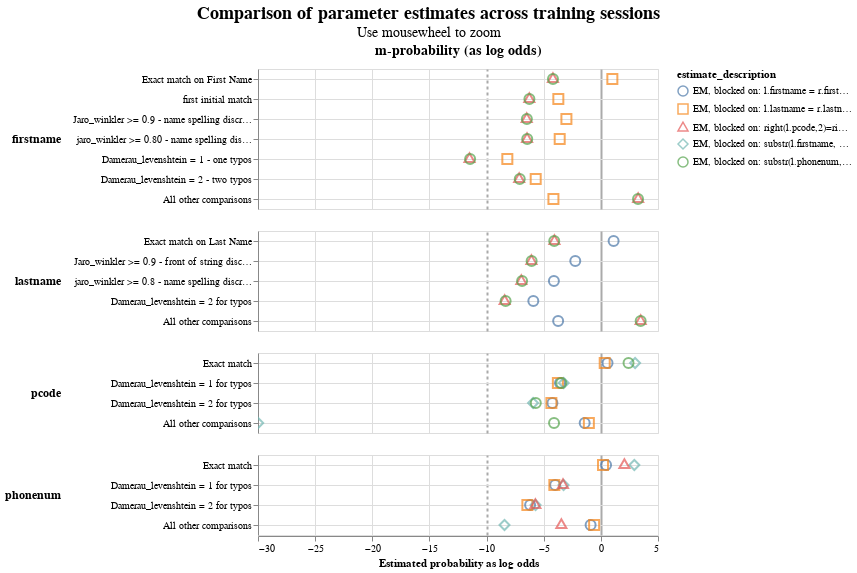

The notebook cell this image was saved under:
### Code cell
linker.parameter_estimate_comparisons_chart()

### Figure 1 — Vega-Lite specification as saved in the notebook (floating-point values rounded to 4 significant figures)
{"$schema": "https://vega.github.io/schema/vega-lite/v5.9.3.json", "config": {"title": {"anchor": "middle", "fontSize": 18, "subtitleFontSize": 14}, "view": {"continuousHeight": 300, "continuousWidth": 400}}, "data": {"name": "data-c3c95261eb9d68d7f91f182a466c9c99"}, "datasets": {"data-c3c95261eb9d68d7f91f182a466c9c99": [{"comparison_level_label": "Exact match on First Name", "comparison_name": "firstname", "comparison_sort_order": 0, "comparison_vector_value": 6, "estimate_description": "EM, blocked on: l.lastname = r.lastname", "estimated_probability": 0.6676, "estimated_probability_as_log_odds": 1.006, "m_or_u": "m", "sql_condition": "firstname_l = firstname_r"}, {"comparison_level_label": "Exact match on First Name", "comparison_name": "firstname", "comparison_sort_order": 0, "comparison_vector_value": 6, "estimate_description": "EM, blocked on: right(l.pcode,2)=right(r.pcode,2)", "estimated_probability": 0.05185, "estimated_probability_as_log_odds": -4.193, "m_or_u": "m", "sql_condition": "firstname_l = firstname_r"}, {"comparison_level_label": "Exact match on First Name", "comparison_name": "firstname", "comparison_sort_order": 0, "comparison_vector_value": 6, "estimate_description": "EM, blocked on: substr(l.phonenum,1,2)=substr(r.phonenum,1,2)", "estimated_probability": 0.05193, "estimated_probability_as_log_odds": -4.19, "m_or_u": "m", "sql_condition": "firstname_l = firstname_r"}, {"comparison_level_label": "first initial match", "comparison_name": "firstname", "comparison_sort_order": 0, "comparison_vector_value": 5, "estimate_description": "EM, blocked on: l.lastname = r.lastname", "estimated_probability": 0.07051, "estimated_probability_as_log_odds": -3.721, "m_or_u": "m", "sql_condition": "(length(firstname_l) = 1 OR length(firstname_r) = 1 ) AND (substr(firstname_l, 1, 1) = substr(firstname_r, 1, 1))"}, {"comparison_level_label": "first initial match", "comparison_name": "firstname", "comparison_sort_order": 0, "comparison_vector_value": 5, "estimate_description": "EM, blocked on: right(l.pcode,2)=right(r.pcode,2)", "estimated_probability": 0.01289, "estimated_probability_as_log_odds": -6.259, "m_or_u": "m", "sql_condition": "(length(firstname_l) = 1 OR length(firstname_r) = 1 ) AND (substr(firstname_l, 1, 1) = substr(firstname_r, 1, 1))"}, {"comparison_level_label": "first initial match", "comparison_name": "firstname", "comparison_sort_order": 0, "comparison_vector_value": 5, "estimate_description": "EM, blocked on: substr(l.phonenum,1,2)=substr(r.phonenum,1,2)", "estimated_probability": 0.01295, "estimated_probability_as_log_odds": -6.252, "m_or_u": "m", "sql_condition": "(length(firstname_l) = 1 OR length(firstname_r) = 1 ) AND (substr(firstname_l, 1, 1) = substr(firstname_r, 1, 1))"}, {"comparison_level_label": "Jaro_winkler >= 0.9 - name spelling discrepancies", "comparison_name": "firstname", "comparison_sort_order": 0, "comparison_vector_value": 4, "estimate_description": "EM, blocked on: l.lastname = r.lastname", "estimated_probability": 0.1101, "estimated_probability_as_log_odds": -3.014, "m_or_u": "m", "sql_condition": "jaro_winkler_similarity(firstname_l, firstname_r) >= 0.9"}, {"comparison_level_label": "Jaro_winkler >= 0.9 - name spelling discrepancies", "comparison_name": "firstname", "comparison_sort_order": 0, "comparison_vector_value": 4, "estimate_description": "EM, blocked on: right(l.pcode,2)=right(r.pcode,2)", "estimated_probability": 0.01102, "estimated_probability_as_log_odds": -6.488, "m_or_u": "m", "sql_condition": "jaro_winkler_similarity(firstname_l, firstname_r) >= 0.9"}, {"comparison_level_label": "Jaro_winkler >= 0.9 - name spelling discrepancies", "comparison_name": "firstname", "comparison_sort_order": 0, "comparison_vector_value": 4, "estimate_description": "EM, blocked on: substr(l.phonenum,1,2)=substr(r.phonenum,1,2)", "estimated_probability": 0.01113, "estimated_probability_as_log_odds": -6.474, "m_or_u": "m", "sql_condition": "jaro_winkler_similarity(firstname_l, firstname_r) >= 0.9"}, {"comparison_level_label": "jaro_winkler >= 0.80 - name spelling discrepancies", "comparison_name": "firstname", "comparison_sort_order": 0, "comparison_vector_value": 3, "estimate_description": "EM, blocked on: l.lastname = r.lastname", "estimated_probability": 0.07614, "estimated_probability_as_log_odds": -3.601, "m_or_u": "m", "sql_condition": "jaro_winkler_similarity(firstname_l, firstname_r) >= 0.80"}, {"comparison_level_label": "jaro_winkler >= 0.80 - name spelling discrepancies", "comparison_name": "firstname", "comparison_sort_order": 0, "comparison_vector_value": 3, "estimate_description": "EM, blocked on: right(l.pcode,2)=right(r.pcode,2)", "estimated_probability": 0.01124, "estimated_probability_as_log_odds": -6.46, "m_or_u": "m", "sql_condition": "jaro_winkler_similarity(firstname_l, firstname_r) >= 0.80"}, {"comparison_level_label": "jaro_winkler >= 0.80 - name spelling discrepancies", "comparison_name": "firstname", "comparison_sort_order": 0, "comparison_vector_value": 3, "estimate_description": "EM, blocked on: substr(l.phonenum,1,2)=substr(r.phonenum,1,2)", "estimated_probability": 0.01136, "estimated_probability_as_log_odds": -6.443, "m_or_u": "m", "sql_condition": "jaro_winkler_similarity(firstname_l, firstname_r) >= 0.80"}, {"comparison_level_label": "Damerau_levenshtein = 1 - one typos", "comparison_name": "firstname", "comparison_sort_order": 0, "comparison_vector_value": 2, "estimate_description": "EM, blocked on: l.lastname = r.lastname", "estimated_probability": 0.003428, "estimated_probability_as_log_odds": -8.183, "m_or_u": "m", "sql_condition": "damerau_levenshtein(firstname_l, firstname_r) <= 1"}, {"comparison_level_label": "Damerau_levenshtein = 1 - one typos", "comparison_name": "firstname", "comparison_sort_order": 0, "comparison_vector_value": 2, "estimate_description": "EM, blocked on: right(l.pcode,2)=right(r.pcode,2)", "estimated_probability": 0.0003469, "estimated_probability_as_log_odds": -11.49, "m_or_u": "m", "sql_condition": "damerau_levenshtein(firstname_l, firstname_r) <= 1"}, {"comparison_level_label": "Damerau_levenshtein = 1 - one typos", "comparison_name": "firstname", "comparison_sort_order": 0, "comparison_vector_value": 2, "estimate_description": "EM, blocked on: substr(l.phonenum,1,2)=substr(r.phonenum,1,2)", "estimated_probability": 0.0003597, "estimated_probability_as_log_odds": -11.44, "m_or_u": "m", "sql_condition": "damerau_levenshtein(firstname_l, firstname_r) <= 1"}, {"comparison_level_label": "Damerau_levenshtein = 2 - two typos", "comparison_name": "firstname", "comparison_sort_order": 0, "comparison_vector_value": 1, "estimate_description": "EM, blocked on: l.lastname = r.lastname", "estimated_probability": 0.01886, "estimated_probability_as_log_odds": -5.701, "m_or_u": "m", "sql_condition": "damerau_levenshtein(firstname_l, firstname_r) = 2"}, {"comparison_level_label": "Damerau_levenshtein = 2 - two typos", "comparison_name": "firstname", "comparison_sort_order": 0, "comparison_vector_value": 1, "estimate_description": "EM, blocked on: right(l.pcode,2)=right(r.pcode,2)", "estimated_probability": 0.007007, "estimated_probability_as_log_odds": -7.147, "m_or_u": "m", "sql_condition": "damerau_levenshtein(firstname_l, firstname_r) = 2"}, {"comparison_level_label": "Damerau_levenshtein = 2 - two typos", "comparison_name": "firstname", "comparison_sort_order": 0, "comparison_vector_value": 1, "estimate_description": "EM, blocked on: substr(l.phonenum,1,2)=substr(r.phonenum,1,2)", "estimated_probability": 0.00725, "estimated_probability_as_log_odds": -7.097, "m_or_u": "m", "sql_condition": "damerau_levenshtein(firstname_l, firstname_r) = 2"}, {"comparison_level_label": "All other comparisons", "comparison_name": "firstname", "comparison_sort_order": 0, "comparison_vector_value": 0, "estimate_description": "EM, blocked on: l.lastname = r.lastname", "estimated_probability": 0.05333, "estimated_probability_as_log_odds": -4.15, "m_or_u": "m", "sql_condition": "ELSE"}, {"comparison_level_label": "All other comparisons", "comparison_name": "firstname", "comparison_sort_order": 0, "comparison_vector_value": 0, "estimate_description": "EM, blocked on: right(l.pcode,2)=right(r.pcode,2)", "estimated_probability": 0.9057, "estimated_probability_as_log_odds": 3.263, "m_or_u": "m", "sql_condition": "ELSE"}, {"comparison_level_label": "All other comparisons", "comparison_name": "firstname", "comparison_sort_order": 0, "comparison_vector_value": 0, "estimate_description": "EM, blocked on: substr(l.phonenum,1,2)=substr(r.phonenum,1,2)", "estimated_probability": 0.905, "estimated_probability_as_log_odds": 3.252, "m_or_u": "m", "sql_condition": "ELSE"}, {"comparison_level_label": "Exact match on Last Name", "comparison_name": "lastname", "comparison_sort_order": 1, "comparison_vector_value": 4, "estimate_description": "EM, blocked on: l.firstname = r.firstname", "estimated_probability": 0.6843, "estimated_probability_as_log_odds": 1.116, "m_or_u": "m", "sql_condition": "lastname_l = lastname_r"}, {"comparison_level_label": "Exact match on Last Name", "comparison_name": "lastname", "comparison_sort_order": 1, "comparison_vector_value": 4, "estimate_description": "EM, blocked on: right(l.pcode,2)=right(r.pcode,2)", "estimated_probability": 0.05648, "estimated_probability_as_log_odds": -4.062, "m_or_u": "m", "sql_condition": "lastname_l = lastname_r"}, {"comparison_level_label": "Exact match on Last Name", "comparison_name": "lastname", "comparison_sort_order": 1, "comparison_vector_value": 4, "estimate_description": "EM, blocked on: substr(l.phonenum,1,2)=substr(r.phonenum,1,2)", "estimated_probability": 0.05586, "estimated_probability_as_log_odds": -4.079, "m_or_u": "m", "sql_condition": "lastname_l = lastname_r"}, {"comparison_level_label": "Jaro_winkler >= 0.9 - front of string discrepdendies", "comparison_name": "lastname", "comparison_sort_order": 1, "comparison_vector_value": 3, "estimate_description": "EM, blocked on: l.firstname = r.firstname", "estimated_probability": 0.1748, "estimated_probability_as_log_odds": -2.239, "m_or_u": "m", "sql_condition": "jaro_winkler_similarity(lastname_l, lastname_r) >= 0.9"}, {"comparison_level_label": "Jaro_winkler >= 0.9 - front of string discrepdendies", "comparison_name": "lastname", "comparison_sort_order": 1, "comparison_vector_value": 3, "estimate_description": "EM, blocked on: right(l.pcode,2)=right(r.pcode,2)", "estimated_probability": 0.01461, "estimated_probability_as_log_odds": -6.076, "m_or_u": "m", "sql_condition": "jaro_winkler_similarity(lastname_l, lastname_r) >= 0.9"}, {"comparison_level_label": "Jaro_winkler >= 0.9 - front of string discrepdendies", "comparison_name": "lastname", "comparison_sort_order": 1, "comparison_vector_value": 3, "estimate_description": "EM, blocked on: substr(l.phonenum,1,2)=substr(r.phonenum,1,2)", "estimated_probability": 0.01479, "estimated_probability_as_log_odds": -6.058, "m_or_u": "m", "sql_condition": "jaro_winkler_similarity(lastname_l, lastname_r) >= 0.9"}, {"comparison_level_label": "jaro_winkler >= 0.8 - name spelling discrepancies throughout str", "comparison_name": "lastname", "comparison_sort_order": 1, "comparison_vector_value": 2, "estimate_description": "EM, blocked on: l.firstname = r.firstname", "estimated_probability": 0.05476, "estimated_probability_as_log_odds": -4.109, "m_or_u": "m", "sql_condition": "jaro_winkler_similarity(lastname_l, lastname_r) >= 0.8"}, {"comparison_level_label": "jaro_winkler >= 0.8 - name spelling discrepancies throughout str", "comparison_name": "lastname", "comparison_sort_order": 1, "comparison_vector_value": 2, "estimate_description": "EM, blocked on: right(l.pcode,2)=right(r.pcode,2)", "estimated_probability": 0.007976, "estimated_probability_as_log_odds": -6.959, "m_or_u": "m", "sql_condition": "jaro_winkler_similarity(lastname_l, lastname_r) >= 0.8"}, {"comparison_level_label": "jaro_winkler >= 0.8 - name spelling discrepancies throughout str", "comparison_name": "lastname", "comparison_sort_order": 1, "comparison_vector_value": 2, "estimate_description": "EM, blocked on: substr(l.phonenum,1,2)=substr(r.phonenum,1,2)", "estimated_probability": 0.008346, "estimated_probability_as_log_odds": -6.893, "m_or_u": "m", "sql_condition": "jaro_winkler_similarity(lastname_l, lastname_r) >= 0.8"}, {"comparison_level_label": "Damerau_levenshtein = 2 for typos", "comparison_name": "lastname", "comparison_sort_order": 1, "comparison_vector_value": 1, "estimate_description": "EM, blocked on: l.firstname = r.firstname", "estimated_probability": 0.01636, "estimated_probability_as_log_odds": -5.91, "m_or_u": "m", "sql_condition": "damerau_levenshtein(lastname_l, lastname_r) = 2"}, {"comparison_level_label": "Damerau_levenshtein = 2 for typos", "comparison_name": "lastname", "comparison_sort_order": 1, "comparison_vector_value": 1, "estimate_description": "EM, blocked on: right(l.pcode,2)=right(r.pcode,2)", "estimated_probability": 0.002917, "estimated_probability_as_log_odds": -8.417, "m_or_u": "m", "sql_condition": "damerau_levenshtein(lastname_l, lastname_r) = 2"}, {"comparison_level_label": "Damerau_levenshtein = 2 for typos", "comparison_name": "lastname", "comparison_sort_order": 1, "comparison_vector_value": 1, "estimate_description": "EM, blocked on: substr(l.phonenum,1,2)=substr(r.phonenum,1,2)", "estimated_probability": 0.00309, "estimated_probability_as_log_odds": -8.334, "m_or_u": "m", "sql_condition": "damerau_levenshtein(lastname_l, lastname_r) = 2"}, {"comparison_level_label": "All other comparisons", "comparison_name": "lastname", "comparison_sort_order": 1, "comparison_vector_value": 0, "estimate_description": "EM, blocked on: l.firstname = r.firstname", "estimated_probability": 0.06977, "estimated_probability_as_log_odds": -3.737, "m_or_u": "m", "sql_condition": "ELSE"}, {"comparison_level_label": "All other comparisons", "comparison_name": "lastname", "comparison_sort_order": 1, "comparison_vector_value": 0, "estimate_description": "EM, blocked on: right(l.pcode,2)=right(r.pcode,2)", "estimated_probability": 0.918, "estimated_probability_as_log_odds": 3.485, "m_or_u": "m", "sql_condition": "ELSE"}, {"comparison_level_label": "All other comparisons", "comparison_name": "lastname", "comparison_sort_order": 1, "comparison_vector_value": 0, "estimate_description": "EM, blocked on: substr(l.phonenum,1,2)=substr(r.phonenum,1,2)", "estimated_probability": 0.9179, "estimated_probability_as_log_odds": 3.483, "m_or_u": "m", "sql_condition": "ELSE"}, {"comparison_level_label": "Exact match", "comparison_name": "pcode", "comparison_sort_order": 2, "comparison_vector_value": 3, "estimate_description": "EM, blocked on: l.firstname = r.firstname", "estimated_probability": 0.5997, "estimated_probability_as_log_odds": 0.5831, "m_or_u": "m", "sql_condition": "pcode_l=pcode_r"}, {"comparison_level_label": "Exact match", "comparison_name": "pcode", "comparison_sort_order": 2, "comparison_vector_value": 3, "estimate_description": "EM, blocked on: l.lastname = r.lastname", "estimated_probability": 0.5581, "estimated_probability_as_log_odds": 0.3371, "m_or_u": "m", "sql_condition": "pcode_l=pcode_r"}, {"comparison_level_label": "Exact match", "comparison_name": "pcode", "comparison_sort_order": 2, "comparison_vector_value": 3, "estimate_description": "EM, blocked on: substr(l.firstname, 1, 1) = substr(r.firstname, 1, 1) and substr(l.lastname, 1, 1) = substr(r.lastname, 1, 1)", "estimated_probability": 0.8888, "estimated_probability_as_log_odds": 2.998, "m_or_u": "m", "sql_condition": "pcode_l=pcode_r"}, {"comparison_level_label": "Exact match", "comparison_name": "pcode", "comparison_sort_order": 2, "comparison_vector_value": 3, "estimate_description": "EM, blocked on: substr(l.phonenum,1,2)=substr(r.phonenum,1,2)", "estimated_probability": 0.8427, "estimated_probability_as_log_odds": 2.421, "m_or_u": "m", "sql_condition": "pcode_l=pcode_r"}, {"comparison_level_label": "Damerau_levenshtein = 1 for typos", "comparison_name": "pcode", "comparison_sort_order": 2, "comparison_vector_value": 2, "estimate_description": "EM, blocked on: l.firstname = r.firstname", "estimated_probability": 0.07741, "estimated_probability_as_log_odds": -3.575, "m_or_u": "m", "sql_condition": "damerau_levenshtein(pcode_l, pcode_r) = 1"}, {"comparison_level_label": "Damerau_levenshtein = 1 for typos", "comparison_name": "pcode", "comparison_sort_order": 2, "comparison_vector_value": 2, "estimate_description": "EM, blocked on: l.lastname = r.lastname", "estimated_probability": 0.06871, "estimated_probability_as_log_odds": -3.761, "m_or_u": "m", "sql_condition": "damerau_levenshtein(pcode_l, pcode_r) = 1"}, {"comparison_level_label": "Damerau_levenshtein = 1 for typos", "comparison_name": "pcode", "comparison_sort_order": 2, "comparison_vector_value": 2, "estimate_description": "EM, blocked on: substr(l.firstname, 1, 1) = substr(r.firstname, 1, 1) and substr(l.lastname, 1, 1) = substr(r.lastname, 1, 1)", "estimated_probability": 0.0951, "estimated_probability_as_log_odds": -3.25, "m_or_u": "m", "sql_condition": "damerau_levenshtein(pcode_l, pcode_r) = 1"}, {"comparison_level_label": "Damerau_levenshtein = 1 for typos", "comparison_name": "pcode", "comparison_sort_order": 2, "comparison_vector_value": 2, "estimate_description": "EM, blocked on: substr(l.phonenum,1,2)=substr(r.phonenum,1,2)", "estimated_probability": 0.08316, "estimated_probability_as_log_odds": -3.463, "m_or_u": "m", "sql_condition": "damerau_levenshtein(pcode_l, pcode_r) = 1"}, {"comparison_level_label": "Damerau_levenshtein = 2 for typos", "comparison_name": "pcode", "comparison_sort_order": 2, "comparison_vector_value": 1, "estimate_description": "EM, blocked on: l.firstname = r.firstname", "estimated_probability": 0.05033, "estimated_probability_as_log_odds": -4.238, "m_or_u": "m", "sql_condition": "damerau_levenshtein(pcode_l, pcode_r) = 2"}, {"comparison_level_label": "Damerau_levenshtein = 2 for typos", "comparison_name": "pcode", "comparison_sort_order": 2, "comparison_vector_value": 1, "estimate_description": "EM, blocked on: l.lastname = r.lastname", "estimated_probability": 0.04741, "estimated_probability_as_log_odds": -4.329, "m_or_u": "m", "sql_condition": "damerau_levenshtein(pcode_l, pcode_r) = 2"}, {"comparison_level_label": "Damerau_levenshtein = 2 for typos", "comparison_name": "pcode", "comparison_sort_order": 2, "comparison_vector_value": 1, "estimate_description": "EM, blocked on: substr(l.firstname, 1, 1) = substr(r.firstname, 1, 1) and substr(l.lastname, 1, 1) = substr(r.lastname, 1, 1)", "estimated_probability": 0.01613, "estimated_probability_as_log_odds": -5.93, "m_or_u": "m", "sql_condition": "damerau_levenshtein(pcode_l, pcode_r) = 2"}, {"comparison_level_label": "Damerau_levenshtein = 2 for typos", "comparison_name": "pcode", "comparison_sort_order": 2, "comparison_vector_value": 1, "estimate_description": "EM, blocked on: substr(l.phonenum,1,2)=substr(r.phonenum,1,2)", "estimated_probability": 0.01896, "estimated_probability_as_log_odds": -5.693, "m_or_u": "m", "sql_condition": "damerau_levenshtein(pcode_l, pcode_r) = 2"}, {"comparison_level_label": "All other comparisons", "comparison_name": "pcode", "comparison_sort_order": 2, "comparison_vector_value": 0, "estimate_description": "EM, blocked on: l.firstname = r.firstname", "estimated_probability": 0.2726, "estimated_probability_as_log_odds": -1.416, "m_or_u": "m", "sql_condition": "ELSE"}, {"comparison_level_label": "All other comparisons", "comparison_name": "pcode", "comparison_sort_order": 2, "comparison_vector_value": 0, "estimate_description": "EM, blocked on: l.lastname = r.lastname", "estimated_probability": 0.3257, "estimated_probability_as_log_odds": -1.05, "m_or_u": "m", "sql_condition": "ELSE"}, {"comparison_level_label": "All other comparisons", "comparison_name": "pcode", "comparison_sort_order": 2, "comparison_vector_value": 0, "estimate_description": "EM, blocked on: substr(l.firstname, 1, 1) = substr(r.firstname, 1, 1) and substr(l.lastname, 1, 1) = substr(r.lastname, 1, 1)", "estimated_probability": 9.415e-10, "estimated_probability_as_log_odds": -29.98, "m_or_u": "m", "sql_condition": "ELSE"}, {"comparison_level_label": "All other comparisons", "comparison_name": "pcode", "comparison_sort_order": 2, "comparison_vector_value": 0, "estimate_description": "EM, blocked on: substr(l.phonenum,1,2)=substr(r.phonenum,1,2)", "estimated_probability": 0.05521, "estimated_probability_as_log_odds": -4.097, "m_or_u": "m", "sql_condition": "ELSE"}, {"comparison_level_label": "Exact match", "comparison_name": "phonenum", "comparison_sort_order": 3, "comparison_vector_value": 3, "estimate_description": "EM, blocked on: l.firstname = r.firstname", "estimated_probability": 0.5784, "estimated_probability_as_log_odds": 0.4562, "m_or_u": "m", "sql_condition": "phonenum_l=phonenum_r"}, {"comparison_level_label": "Exact match", "comparison_name": "phonenum", "comparison_sort_order": 3, "comparison_vector_value": 3, "estimate_description": "EM, blocked on: l.lastname = r.lastname", "estimated_probability": 0.5328, "estimated_probability_as_log_odds": 0.1895, "m_or_u": "m", "sql_condition": "phonenum_l=phonenum_r"}, {"comparison_level_label": "Exact match", "comparison_name": "phonenum", "comparison_sort_order": 3, "comparison_vector_value": 3, "estimate_description": "EM, blocked on: substr(l.firstname, 1, 1) = substr(r.firstname, 1, 1) and substr(l.lastname, 1, 1) = substr(r.lastname, 1, 1)", "estimated_probability": 0.8841, "estimated_probability_as_log_odds": 2.932, "m_or_u": "m", "sql_condition": "phonenum_l=phonenum_r"}, {"comparison_level_label": "Exact match", "comparison_name": "phonenum", "comparison_sort_order": 3, "comparison_vector_value": 3, "estimate_description": "EM, blocked on: right(l.pcode,2)=right(r.pcode,2)", "estimated_probability": 0.8066, "estimated_probability_as_log_odds": 2.06, "m_or_u": "m", "sql_condition": "phonenum_l=phonenum_r"}, {"comparison_level_label": "Damerau_levenshtein = 1 for typos", "comparison_name": "phonenum", "comparison_sort_order": 3, "comparison_vector_value": 2, "estimate_description": "EM, blocked on: l.firstname = r.firstname", "estimated_probability": 0.05882, "estimated_probability_as_log_odds": -4.0, "m_or_u": "m", "sql_condition": "damerau_levenshtein(phonenum_l, phonenum_r) = 1"}, {"comparison_level_label": "Damerau_levenshtein = 1 for typos", "comparison_name": "phonenum", "comparison_sort_order": 3, "comparison_vector_value": 2, "estimate_description": "EM, blocked on: l.lastname = r.lastname", "estimated_probability": 0.0562, "estimated_probability_as_log_odds": -4.07, "m_or_u": "m", "sql_condition": "damerau_levenshtein(phonenum_l, phonenum_r) = 1"}, {"comparison_level_label": "Damerau_levenshtein = 1 for typos", "comparison_name": "phonenum", "comparison_sort_order": 3, "comparison_vector_value": 2, "estimate_description": "EM, blocked on: substr(l.firstname, 1, 1) = substr(r.firstname, 1, 1) and substr(l.lastname, 1, 1) = substr(r.lastname, 1, 1)", "estimated_probability": 0.09428, "estimated_probability_as_log_odds": -3.264, "m_or_u": "m", "sql_condition": "damerau_levenshtein(phonenum_l, phonenum_r) = 1"}, {"comparison_level_label": "Damerau_levenshtein = 1 for typos", "comparison_name": "phonenum", "comparison_sort_order": 3, "comparison_vector_value": 2, "estimate_description": "EM, blocked on: right(l.pcode,2)=right(r.pcode,2)", "estimated_probability": 0.09142, "estimated_probability_as_log_odds": -3.313, "m_or_u": "m", "sql_condition": "damerau_levenshtein(phonenum_l, phonenum_r) = 1"}, {"comparison_level_label": "Damerau_levenshtein = 2 for typos", "comparison_name": "phonenum", "comparison_sort_order": 3, "comparison_vector_value": 1, "estimate_description": "EM, blocked on: l.firstname = r.firstname", "estimated_probability": 0.01349, "estimated_probability_as_log_odds": -6.192, "m_or_u": "m", "sql_condition": "damerau_levenshtein(phonenum_l, phonenum_r) = 2"}, {"comparison_level_label": "Damerau_levenshtein = 2 for typos", "comparison_name": "phonenum", "comparison_sort_order": 3, "comparison_vector_value": 1, "estimate_description": "EM, blocked on: l.lastname = r.lastname", "estimated_probability": 0.01148, "estimated_probability_as_log_odds": -6.429, "m_or_u": "m", "sql_condition": "damerau_levenshtein(phonenum_l, phonenum_r) = 2"}, {"comparison_level_label": "Damerau_levenshtein = 2 for typos", "comparison_name": "phonenum", "comparison_sort_order": 3, "comparison_vector_value": 1, "estimate_description": "EM, blocked on: substr(l.firstname, 1, 1) = substr(r.firstname, 1, 1) and substr(l.lastname, 1, 1) = substr(r.lastname, 1, 1)", "estimated_probability": 0.01869, "estimated_probability_as_log_odds": -5.714, "m_or_u": "m", "sql_condition": "damerau_levenshtein(phonenum_l, phonenum_r) = 2"}, {"comparison_level_label": "Damerau_levenshtein = 2 for typos", "comparison_name": "phonenum", "comparison_sort_order": 3, "comparison_vector_value": 1, "estimate_description": "EM, blocked on: right(l.pcode,2)=right(r.pcode,2)", "estimated_probability": 0.01851, "estimated_probability_as_log_odds": -5.728, "m_or_u": "m", "sql_condition": "damerau_levenshtein(phonenum_l, phonenum_r) = 2"}, {"comparison_level_label": "All other comparisons", "comparison_name": "phonenum", "comparison_sort_order": 3, "comparison_vector_value": 0, "estimate_description": "EM, blocked on: l.firstname = r.firstname", "estimated_probability": 0.3493, "estimated_probability_as_log_odds": -0.8976, "m_or_u": "m", "sql_condition": "ELSE"}, {"comparison_level_label": "All other comparisons", "comparison_name": "phonenum", "comparison_sort_order": 3, "comparison_vector_value": 0, "estimate_description": "EM, blocked on: l.lastname = r.lastname", "estimated_probability": 0.3995, "estimated_probability_as_log_odds": -0.5877, "m_or_u": "m", "sql_condition": "ELSE"}, {"comparison_level_label": "All other comparisons", "comparison_name": "phonenum", "comparison_sort_order": 3, "comparison_vector_value": 0, "estimate_description": "EM, blocked on: substr(l.firstname, 1, 1) = substr(r.firstname, 1, 1) and substr(l.lastname, 1, 1) = substr(r.lastname, 1, 1)", "estimated_probability": 0.00289, "estimated_probability_as_log_odds": -8.43, "m_or_u": "m", "sql_condition": "ELSE"}, {"comparison_level_label": "All other comparisons", "comparison_name": "phonenum", "comparison_sort_order": 3, "comparison_vector_value": 0, "estimate_description": "EM, blocked on: right(l.pcode,2)=right(r.pcode,2)", "estimated_probability": 0.08351, "estimated_probability_as_log_odds": -3.456, "m_or_u": "m", "sql_condition": "ELSE"}]}, "encoding": {"color": {"field": "estimate_description", "type": "nominal"}, "column": {"align": "each", "field": "col_header", "header": {"labelFontSize": 14, "labelFontWeight": "bold"}, "title": null, "type": "nominal"}, "row": {"align": "each", "field": "comparison_name", "header": {"labelAlign": "left", "labelAnchor": "middle", "labelAngle": 0, "labelFontSize": 12, "labelFontWeight": "bold"}, "sort": {"field": "comparison_sort_order"}, "title": null, "type": "nominal"}, "shape": {"field": "estimate_description", "scale": {"range": ["circle", "square", "triangle", "diamond"]}, "type": "nominal"}, "tooltip": [{"field": "comparison_name", "type": "nominal"}, {"field": "estimate_description", "type": "nominal"}, {"field": "estimated_probability", "type": "quantitative"}], "x": {"axis": {"gridColor": {"condition": {"test": "abs(datum.value / 10)  <= 1 & datum.value % 10 === 0", "value": "#aaa"}, "value": "#ddd"}, "gridDash": {"condition": {"test": "abs(datum.value / 10) == 1", "value": [3]}, "value": null}, "gridWidth": {"condition": {"test": "abs(datum.value / 10)  <= 1 & datum.value % 10 === 0", "value": 2}, "value": 1}}, "field": "estimated_probability_as_log_odds", "title": "Estimated probability as log odds", "type": "quantitative"}, "y": {"axis": {"grid": true, "title": null}, "field": "comparison_level_label", "sort": {"field": "comparison_vector_value", "order": "descending"}, "type": "nominal"}}, "mark": {"filled": false, "opacity": 0.7, "size": 100, "type": "point"}, "params": [{"bind": "scales", "name": "mouse_zoom", "select": {"encodings": ["x"], "type": "interval"}}], "resolve": {"scale": {"y": "independent"}}, "title": {"subtitle": "Use mousewheel to zoom", "text": "Comparison of parameter estimates across training sessions"}, "transform": [{"as": "col_header", "calculate": "datum.m_or_u + '-probability (as log odds)'"}]}
